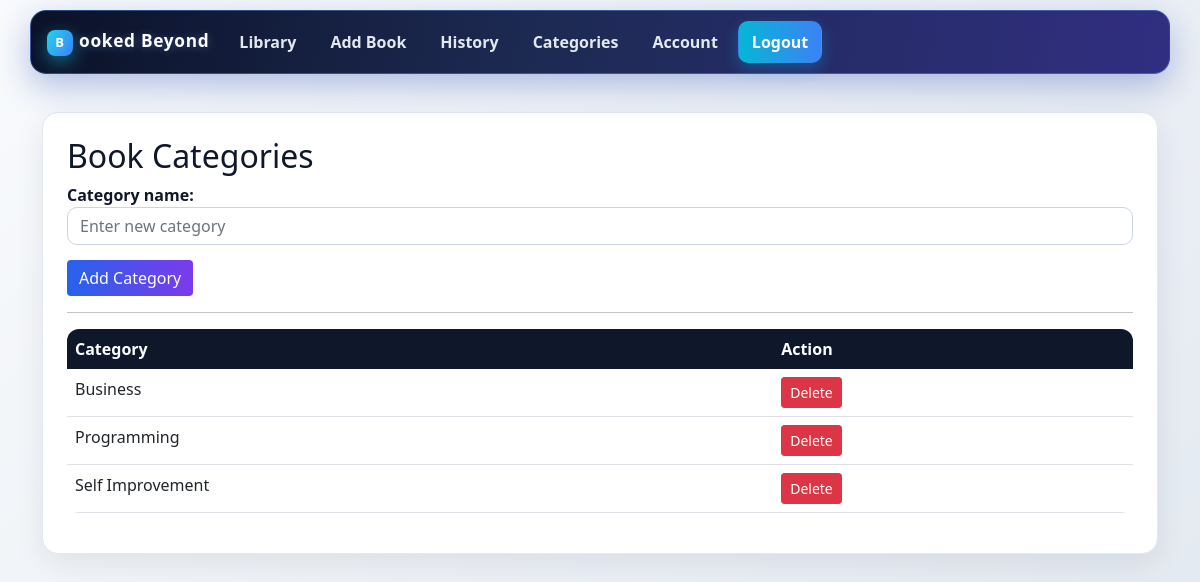
Page /Categories.php (signed in) on the committed database.
### tables this page shows
CREATE TABLE `categories` (
  `ID` int(11) NOT NULL AUTO_INCREMENT,
  `Name` varchar(120) NOT NULL,
  `User_ID` int(11) NOT NULL,
  PRIMARY KEY (`ID`),
  KEY `User_ID` (`User_ID`),
  CONSTRAINT `categories_user_fk` FOREIGN KEY (`User_ID`) REFERENCES `users` (`ID`) ON DELETE CASCADE
);

### Categories.php (the view, shortened to what this page needs)
<?php
include("ConfigDB.php");
$UserID = (int)$_SESSION["UserID"];
$Categories = mysqli_query($DB, "SELECT * FROM categories WHERE User_ID = $UserID ORDER BY Name ASC");
?>
<!DOCTYPE html>
<html lang="en">
<head>
</head>
<body>
    <div style="margin-top: 30px;" class="container">
        <div class="main-card">
                <h2>Book Categories</h2>
                <form action="" method="POST" class="mb-3">
                    <label style="font-weight: bold;" for="CategoryIN">Category name:</label>
                    <input class="form-control" type="text" name="CategoryIN" placeholder="Enter new category" required>
                    <button style="margin-top: 15px;" type="submit" name="CategoryBTN" class="btn btn-primary">Add Category</button>
                </form>
                <hr>
                <table class="table table-hover bg-white">
                    <thead>
                    <tr>
                        <th>Category</th>
                        <th>Action</th>
                    </tr>
                    </thead>
                    <tbody>
                    <?php foreach ($Categories as $Category): ?>
                        <tr>
                            <td><?php echo htmlspecialchars($Category["Name"]); ?></td>
                            <td>
                                <a class="btn btn-danger btn-sm" href="Categories.php?DeleteCategory=<?php echo $Category["ID"]; ?>">Delete</a>
                            </td>
                        </tr>
                    <?php endforeach; ?>
                    </tbody>
                </table>
        </div>
    </div>
</body>
</html>

### assets/css/theme.css (style rules this page uses)
:root { --bg: #0b1020; --bg-soft: #1a1f35; --card: #ffffff; --text: #0f172a; --muted: #64748b; --primary: #2563eb; --primary-2: #7c3aed; }
body { background: linear-gradient(135deg, #f8fafc 0%, #e2e8f0 100%); min-height: 100vh; color: var(--text); }
.main-card { background: var(--card); border-radius: 16px; border: 1px solid #e2e8f0; box-shadow: 0 10px 30px rgba(15, 23, 42, 0.08); padding: 24px; }
.btn-primary { background: linear-gradient(90deg, var(--primary), var(--primary-2)); border: none; }
.form-control, .custom-select { border-radius: 10px; border: 1px solid #cbd5e1; }
.table { border-radius: 12px; overflow: hidden; }
.table thead th { background: #0f172a; color: #fff; border: none; }

### rows in the picture
categories: Name "Business"
categories: Name "Programming"
categories: Name "Self Improvement"
